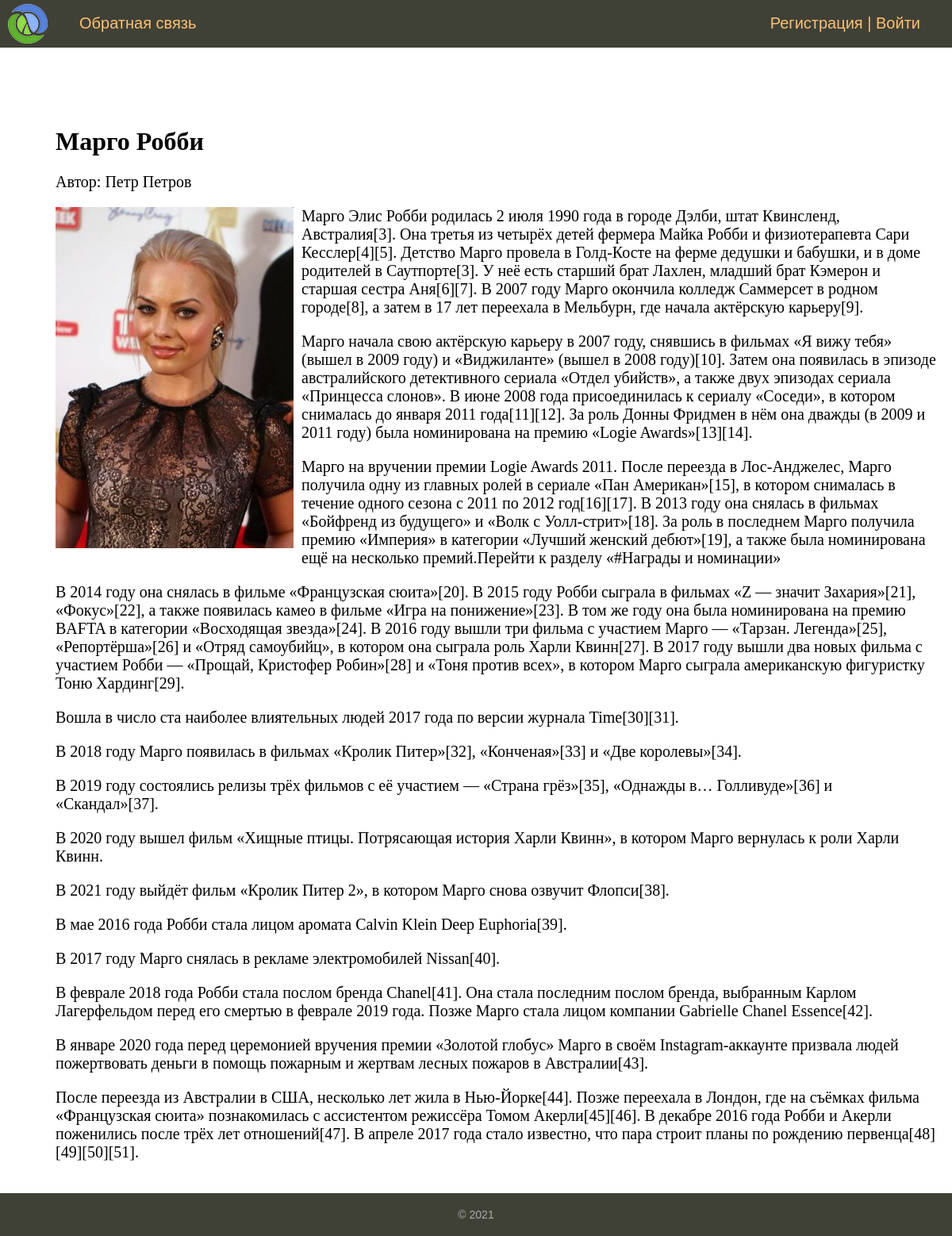
The page /post/margo-robbi/ on the database its author committed.
### women/models.py (models this page shows, shortened)
class Women(models.Model):
    title = models.CharField(max_length=255, verbose_name='Заголовок')
    slug = models.SlugField(max_length=255, unique=True, db_index=True, verbose_name='URL')
    content = models.TextField(blank=True, verbose_name="Текст статьи")
    photo = models.ImageField(upload_to="photos/%Y/%m/%d/", verbose_name="Фото")
    time_create = models.DateTimeField(auto_now_add=True, verbose_name="Время создания")
    time_update = models.DateTimeField(auto_now=True, verbose_name="Время изменения")
    is_published = models.BooleanField(default=True, verbose_name="Публикация")
    cat = models.ForeignKey('Category', on_delete=models.PROTECT, verbose_name="Категории")
    favourites = models.ManyToManyField(User, related_name='favourite', blank=True)
    author = models.ForeignKey('Author', on_delete=models.CASCADE, verbose_name="Автор", null=True)
    def __str__(self):
        return self.title
    class Meta:
        verbose_name = 'Известные женщины'
        verbose_name_plural = 'Известные женщины'
        ordering = ['id']

class Author(models.Model):
    name = models.CharField(max_length=150, db_index=True, verbose_name="Автор", blank=True)
    slug = models.SlugField(max_length=255, unique=True, db_index=True, verbose_name='Auth Slug')
    class Meta:
        verbose_name = 'Автор'
        verbose_name_plural = 'Авторы'
        ordering = ['id']
    def __str__(self):
        return self.name

### women/views.py (the view)
# urls.py: path('post/<slug:post_slug>/', ShowPost.as_view(), name='post'),
class ShowPost(DataMixin, DetailView):
    model = Women
    template_name = 'women/post.html'
    slug_url_kwarg = 'post_slug'
    context_object_name = 'post'
    def get_context_data(self, *, object_list=None, **kwargs):
        context = super().get_context_data(**kwargs)
        c_def = self.get_user_context(title=context['post'])
        return dict(list(context.items()) + list(c_def.items()))

### women/utils.py (called while the page is built)
    def get_user_context(self, **kwargs):
        context = kwargs
        cats = cache.get('cats')
        if not cats:
            cats = Category.objects.annotate(Count('women'))
            cache.set('cats', cats, 60)
        user_menu = menu.copy()
        if not self.request.user.is_authenticated:
            user_menu.pop(1)
        context['menu'] = user_menu
        context['cats'] = cats
        if 'cat_selected' not in context:
            context['cat_selected'] = 0
        return context

### women/templates/women/post.html (shortened to what this page needs)
{% extends 'women/base.html' %}
{% block content %}
    <h1>{{ post.title }}</h1>
    <p class="first">Автор: {{ post.author }}</p>
    {% if post.photo %}
        <p><img class="img-article-left" src="{{ post.photo.url }}"></p>
    {% endif %}
    {{ post.content|linebreaks }}
{% endblock %}

### women/static/women/css/styles.css (style rules this page uses)
html, body { font-family: 'Arial'; margin: 0; padding: 0; height: 100%; width: 100%; color: #444; }
img { max-width: 600px; height: auto; }
img.img-article-left { max-width: 300px; height: auto; float: left; padding: 0 10px 10px 0; }
.content-text h1 { font-size: 32px; }

### rows shown on the page
Women: title "Марго Робби", author "Петр Петров", photo (picture), content "Марго Элис Робби родилась 2 июля 1990 года в городе Дэлби, штат Квинсленд, Австралия[3]. Она третья из четырёх детей фермера Майка Робби и физиотерапевта Сари Кесслер[4][5]. Детство Марго провела в Голд-Косте на ферме дедушки и бабушки, и в доме родителей в Саутпорте[3]. У неё есть старший брат Лахлен, младший брат Кэмерон и старшая сестра Аня[6][7]. В 2007 году Марго окончила колледж Саммерсет в родном городе[8], а затем в 17 лет переехала в Мельбурн, где начала актёрскую карьеру[9]. Марго начала свою актёрскую карьеру в 2007 году, снявшись в фильмах «Я вижу тебя» (вышел в 2009 году) и «Виджиланте» (вышел в 2008 году)[10]. Затем она появилась в эпизоде австралийского детективного сериала…"

### other values the page prints
{{ m.title }} "Обратная связь"
